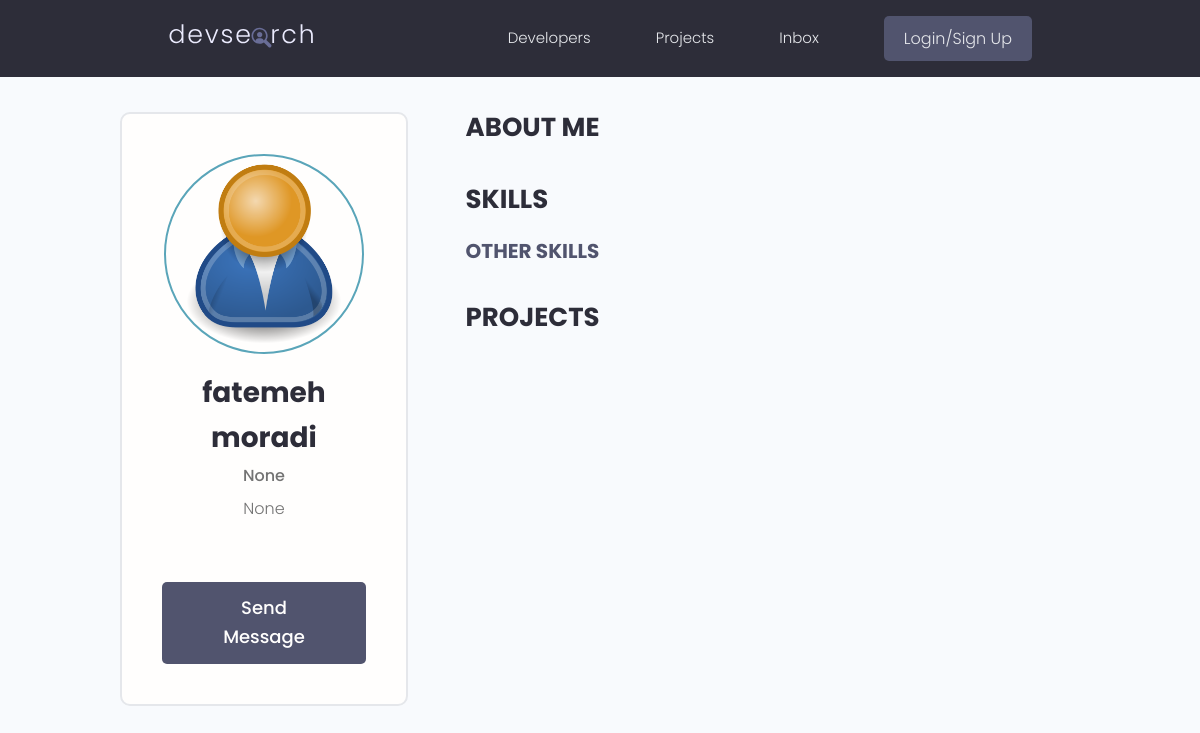
Page /profile/a01649be-7c23-4ea4-8f69-b684ac3e02e7/ on the earlier database version.
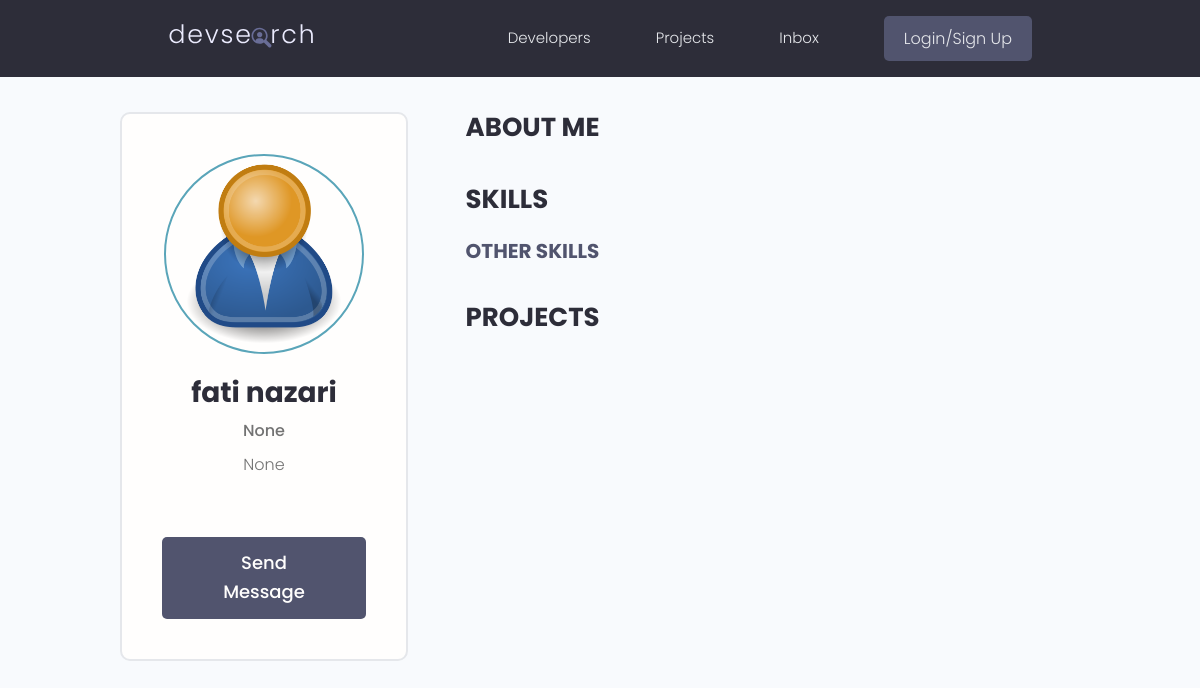
Same page on the later database version.
### users/models.py (models this page shows, shortened)
class Profile(models.Model):
    user = models.OneToOneField(User, on_delete=models.CASCADE, null=True, blank=True)
    name = models.CharField(max_length=250, null=True, blank=True)
    username = models.CharField(max_length=250, null=True, blank=True)
    email = models.EmailField(max_length=500, blank=True, null=True)
    short_intro = models.CharField(max_length=200, blank=True, null=True)
    bio = models.TextField(blank=True, null=True)
    location = models.CharField(max_length=200, blank=True, null=True)
    profile_image = models.ImageField(blank=True, null=True, upload_to='profiles/',
                         default='profiles/user-default.png')
    social_github = models.CharField(max_length=500, blank=True, null=True)
    social_linkedin = models.CharField(max_length=500, blank=True, null=True)
    social_website = models.CharField(max_length=500, blank=True, null=True)
    social_twitter = models.CharField(max_length=500, blank=True, null=True)
    created = models.DateTimeField(auto_now_add=True)
    id = models.UUIDField(default=uuid.uuid4, unique=True, editable=False, primary_key=True)

### users/views.py (the view)
# urls.py: path('profile/<str:pk>/', views.user_profile, name='user-profile'),
def user_profile(request, pk):
    profile = get_object_or_404(Profile, pk=pk)
    top_skills = profile.skill_set.exclude(description__exact="")
    other_skills = profile.skill_set.filter(description="")
    projects = Project.objects.filter(owner=profile)
    context = {
        'profile' : profile,
        'top_skills' : top_skills,
        'other_skills' : other_skills,
        'projects' : projects,
    }
    return render(request, 'users/user-profile.html', context)

### users/templates/users/user-profile.html (shortened to what this page needs)
{% extends 'main.html' %}
{% block content %}
<main class="profile my-md">
    <div class="container">
      <div class="layout">
        <div class="column column--1of3">
          <div class="card text-center">
            <div class="card__body dev">
              <img class="avatar avatar--xl" src="{{ profile.profile_image.url}}" />
              <h2 class="dev__name">{{ profile.name }}</h2>
              <p class="dev__title">{{ profile.short_intro }}</p>
              <p class="dev__location">{{ profile.location }}</p>
              <a href="#" class="btn btn--sub btn--lg">Send Message </a>
            </div>
          </div>
        </div>
        <div class="column column--2of3">
          <div class="devInfo">
            <h3 class="devInfo__title">About Me</h3>
          </div>
          <div class="devInfo">
            <h3 class="devInfo__title">Skills</h3>
            <div class="devInfo__skills">
              <h3 class="devInfo__subtitle">Other Skills</h3>
            </div>
          </div>
          <div class="devInfo">
            <h3 class="devInfo__title">Projects</h3>
          </div>
        </div>
      </div>
    </div>
  </main>
{% endblock %}

Differences in the rows shown:
changed Profile "None": name "fatemeh moradi" → "fati nazari"
